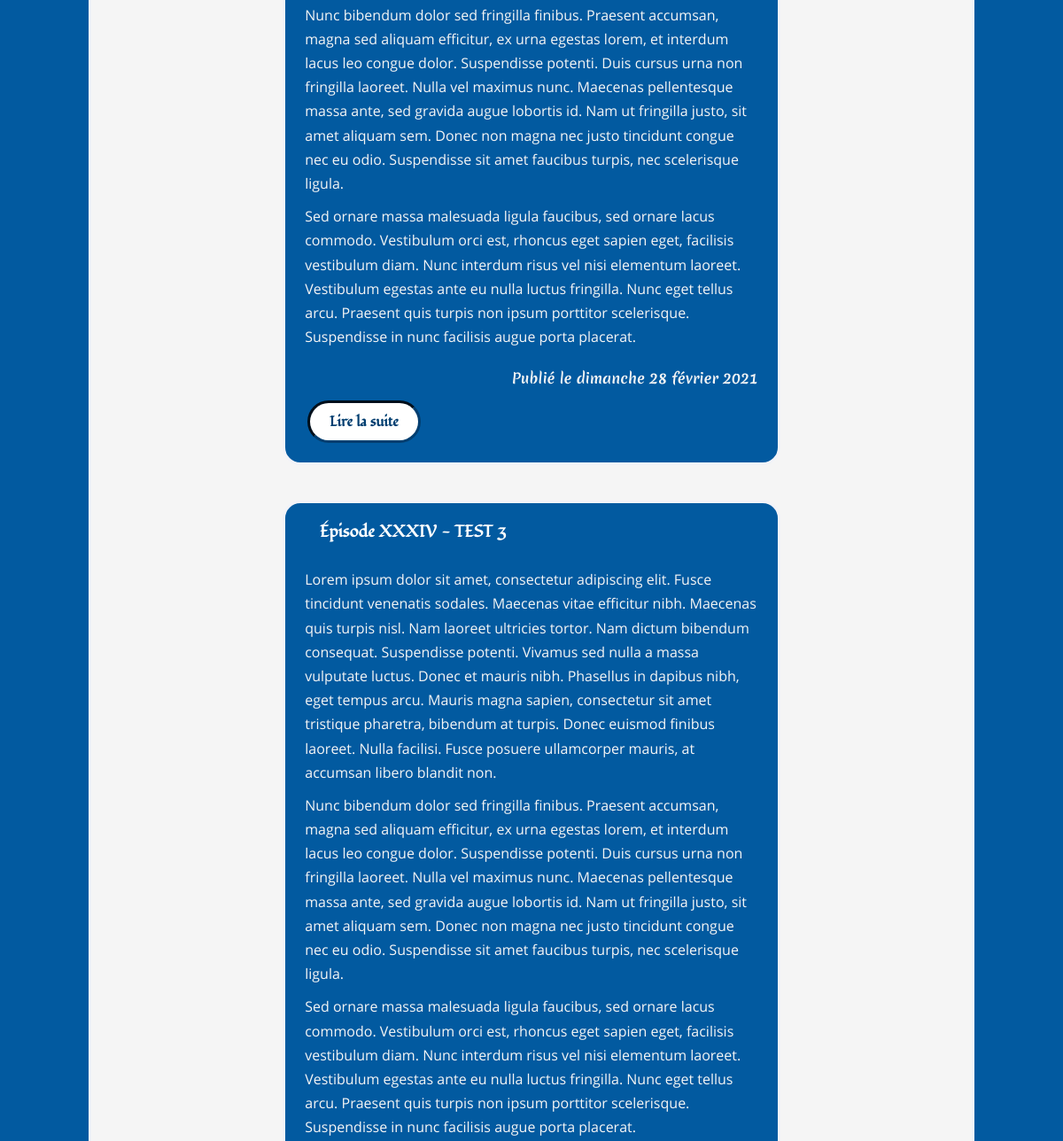
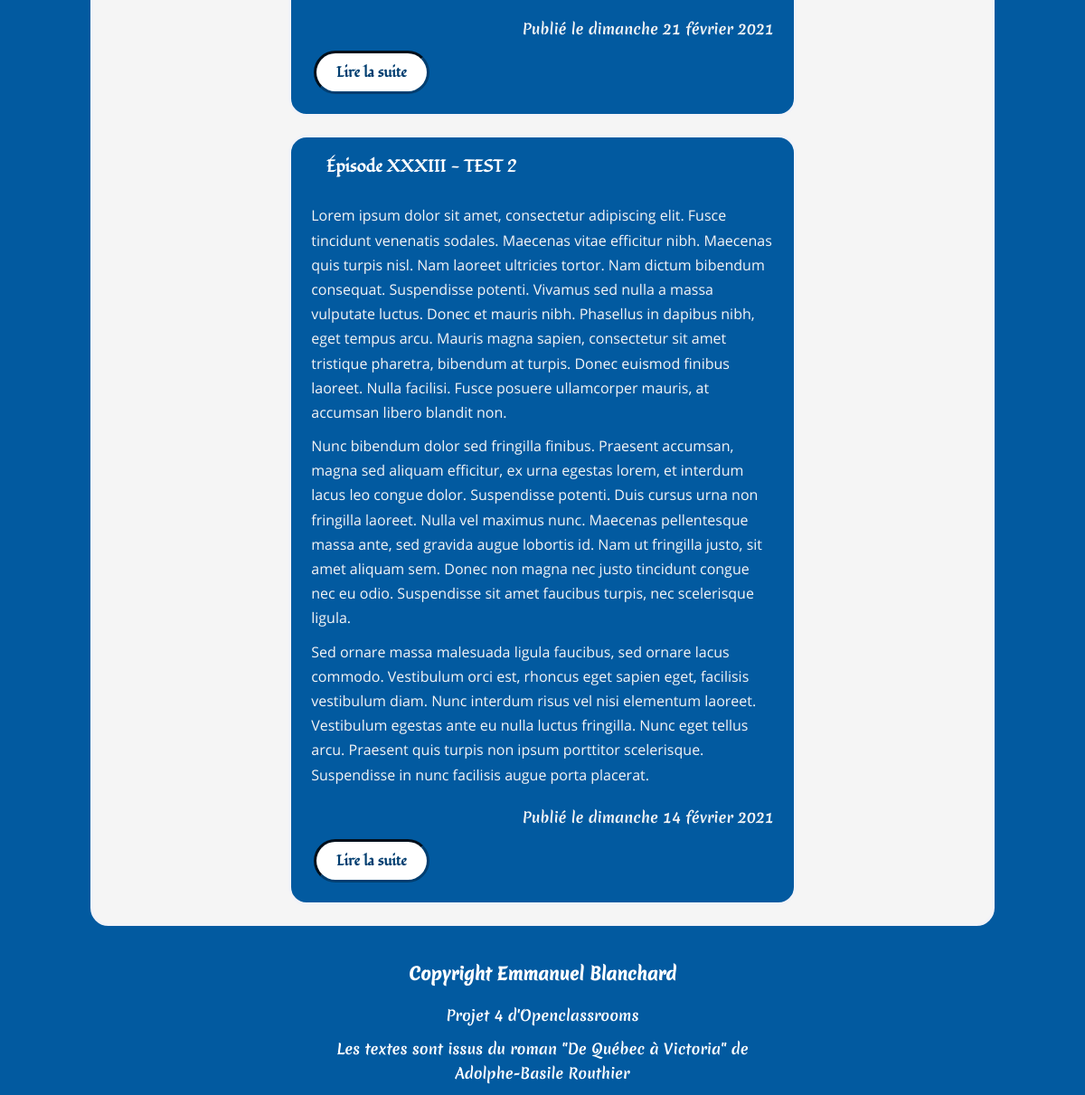
Before: / (lower part) with the older database file (2 pictures, top to bottom).
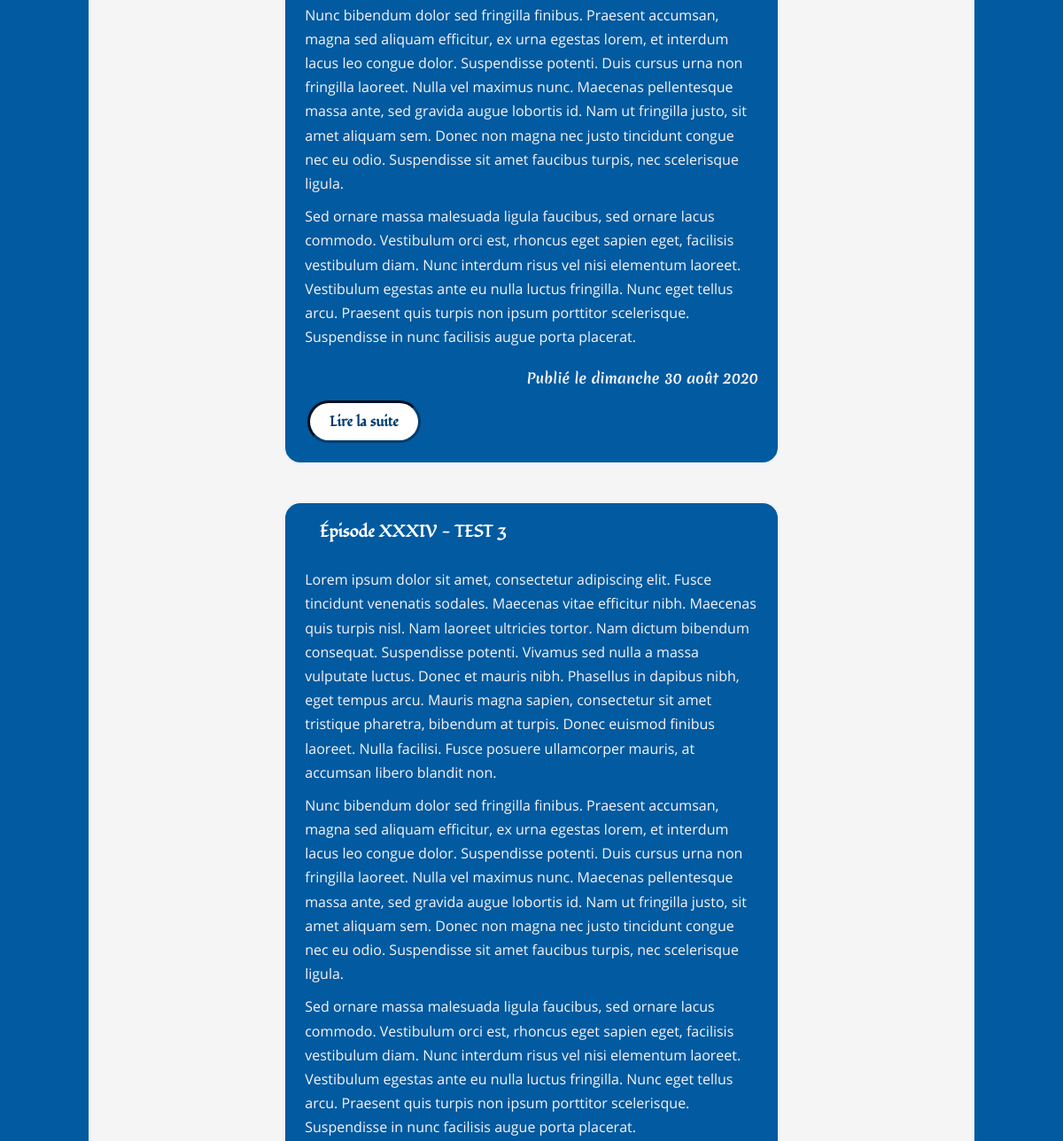
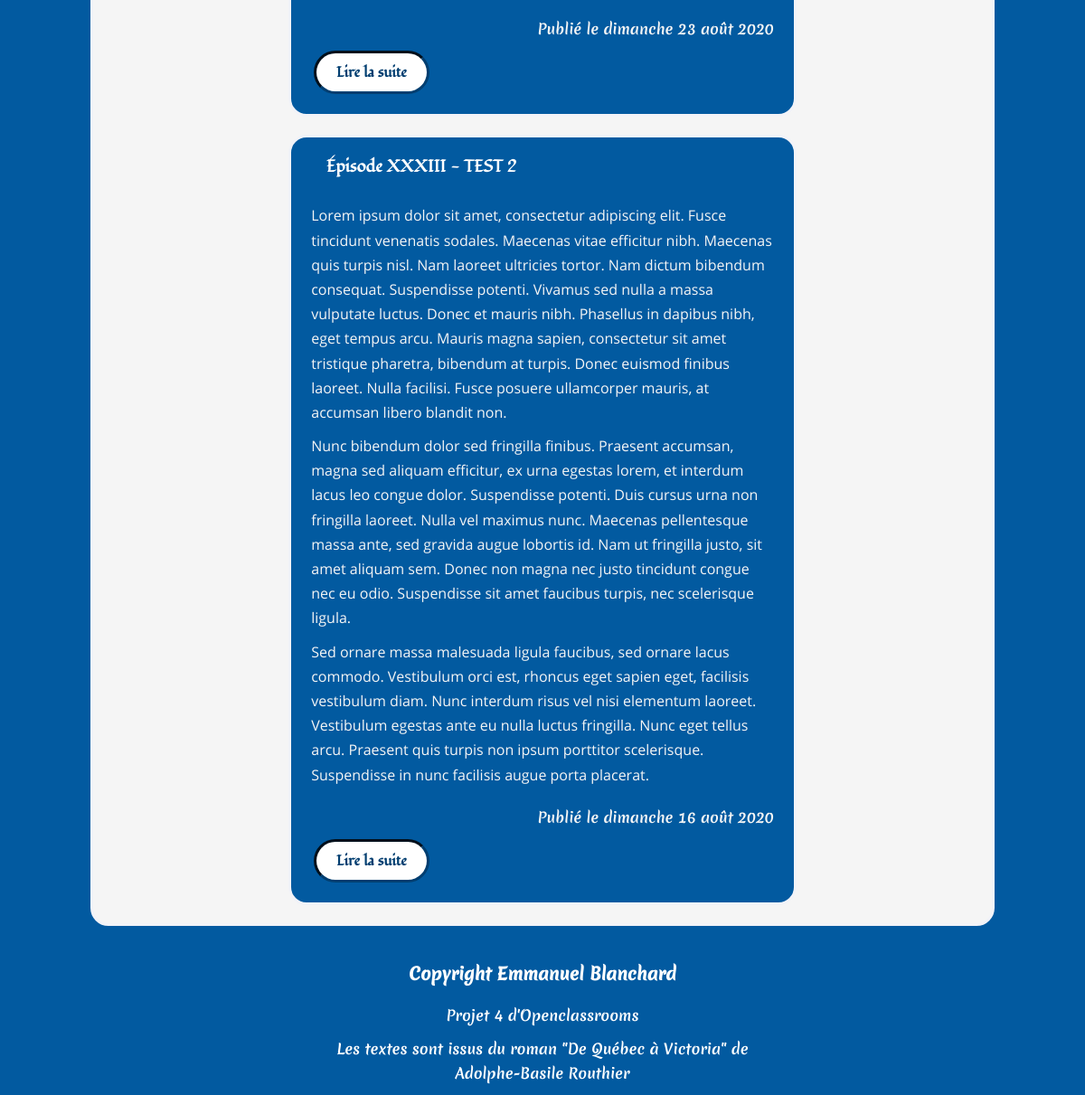
After: the same page with the newer database file (2 pictures, top to bottom).
### tables this page shows
CREATE TABLE IF NOT EXISTS `Posts` (
  `id` int(11) NOT NULL AUTO_INCREMENT,
  `chapter` SMALLINT(1) UNSIGNED NOT NULL,
  `title` varchar(255) NOT NULL,
  `introduction` text NOT NULL,
  `content` text NOT NULL,
  `author` varchar(255) NOT NULL,
  `post_date` datetime NOT NULL,
  PRIMARY KEY (`id`)
);

### src/View/View.php (called while the page is built, shortened)
<?php
class View
{
    public function render(array $data, string $origin): void
    {
        require_once "..\\templates\\${origin}\\${data['template']}.html.php";
        require_once "..\\templates\\${origin}\\layout.html.php";
    }
}

### src/Controller/Frontoffice/PostController.php (called while the page is built, shortened)
<?php
class PostController
{
    private PostManager $postManager;
    private View $view;
    public function __construct(PostManager $postManager, CommentManager $commentManager, View $view)
    {
        $this->postManager = $postManager;
        $this->view = $view;
    }
    public function displayHomeWithTheLastThreePosts(): void
    {
        $data = $this->postManager->showLastThreePosts();
        $this->view->render(['template' => 'home', 'allposts' => $data], 'frontoffice');
    }
}

### public/index.php (called while the page is built, shortened)
<?php
$router = new Router();
$router->run();

### src/Model/PostManager.php (called while the page is built, shortened)
<?php
class PostManager
{
    private $database;
    public function __construct(Database $database)
    {
        $this->database = $database->getPdo();
    }
    public function showLastThreePosts(): ?array
    {
        $request = $this->database->prepare('SET lc_time_names = \'fr_FR\';');
        $request->execute();
        $request = $this->database->prepare('SELECT id, title, introduction, CONCAT_WS(\' \', \'le\', DAYNAME(post_date), DAY(post_date), MONTHNAME(post_date), YEAR(post_date)) AS post_date_fr FROM posts ORDER BY post_date DESC LIMIT 0,3');
        $request->execute();
        return $request->fetchAll();
    }
}

### src/Service/Database.php (called while the page is built, shortened)
<?php
class Database
{
    private $database;
    public function __construct()
    {
        $this->database = new \PDO('mysql:host=localhost;dbname=openclassrooms_project4;port=3306;charset=utf8mb4', 'root', 'vFaGsjLk8WpkQtxYJ8XZXAf690shjBzW', [
            \PDO::ATTR_ERRMODE => \PDO::ERRMODE_EXCEPTION,
            \PDO::ATTR_DEFAULT_FETCH_MODE => \PDO::FETCH_ASSOC
        ]);
    }
    public function getPdo(): \PDO
    {
        return $this->database;
    }
}

### templates/frontoffice/home.html.php (the view, shortened to what this page needs)
<?php if ($data['allposts'] === null): ?>
    <section>
        <p class="pError"> Erreur : l'affichage de la liste des trois derniers épisodes n'est pas possible. </p>
    </section>
<?php elseif ($data['allposts'] !== null): ?>
    <section>
        <?php foreach($data['allposts'] as $post): ?>
        <article>
            <h3>Épisode <?=$post['title']?></h3>
            <p><?=$post['introduction']?></p>
            <p class="pCreatedAt">Publié <?=$post['post_date_fr']?> </p>
            <a href="index.php?action=detailOfPost&amp;id=<?=$post['id']?>" class="linkToTheRestOfThePost">Lire la suite</a>
        </article>
    </section>
    <?php endforeach; ?>
<?php endif; ?>

Changed rows visible on the page:
changed posts (number 1 of 3 on the later page): post_date_fr "le dimanche 28 février 2021" → "le dimanche 30 août 2020"
changed posts "XXXIV - TEST 3": post_date_fr "le dimanche 21 février 2021" → "le dimanche 23 août 2020"
changed posts "XXXIII - TEST 2": post_date_fr "le dimanche 14 février 2021" → "le dimanche 16 août 2020"
